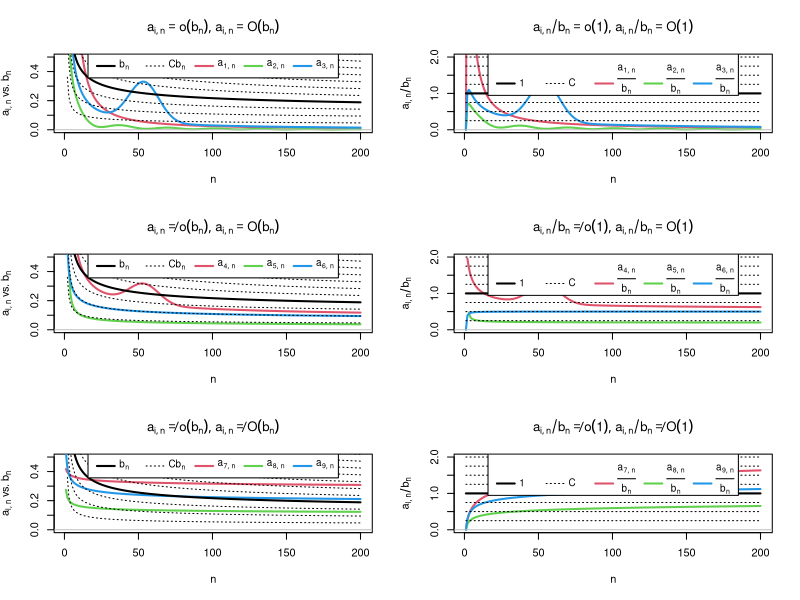
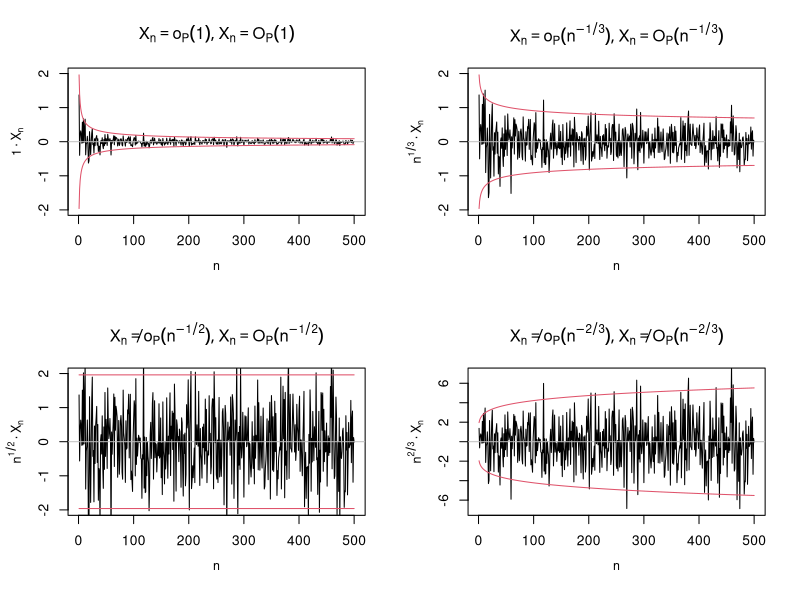

Write the R code that produced these figures, in order.

## ------------------------------------------------------------------------
## Name: 01-intro.R
## Description: Script for Chapter 1 of "Notes for Nonparametric Statistics"
## Link: https://bookdown.org/egarpor/NP-UC3M/
## License: https://creativecommons.org/licenses/by-nc-nd/4.0/
## Author: Eduardo García-Portugués
## Version: 6.5.0
## ------------------------------------------------------------------------

## ---- ohsfig, echo = FALSE, fig.cap = '(ref:ohsfig-title)', fig.margin = FALSE, purl = TRUE, fig.asp = 3/2, fig.pos = 't!'----
# Sequence bn
n <- 1:200
bn <- 1 / log(n)

# Sequences an that decrease faster than bn
a1n <- 2 / n + 50 / n^2
a2n <- (sin(0.2 * n) + 2) / n^1.25
a3n <- 3 * (1 + 5 * exp(-(n - 55.5)^2 / 200)) / n

# Sequences an that decrease at the same pace as bn
a4n <- 0.5 / log10(n) * ((n + 3) / (2 * n)) + 0.5 * a3n
a5n <- 0.25 / log2(0.5 * n)
a6n <- 1 / log(n^2 + n)

# Sequences an that decrease *slower* than bn
a7n <- 0.5 * log(5 * n + 3)^(-0.25)
a8n <- 0.25 / log(log(10 * n + 2))
a9n <- 0.5 / log(log(n^2 + 10 * n + 2))

# Plot function
bigO_plot <- function(An, ylim1 = c(0, 1), ylim2 = c(0, 3.5), kind = 1) {

  C <- c(seq(1, 0.25, by = -0.25), seq(1.25, 10, by = 0.25))
  lty <- c(1, rep(3, length(C) - 1))
  lwd <- c(2, rep(1, length(C) - 1))
  main1 <- switch(as.character(kind),
    "1" = expression(list(a[list(i, n)] == o(b[n]),
                          a[list(i, n)] == O(b[n]))),
    "2" = expression(list(a[list(i, n)] != o(b[n]),
                          a[list(i, n)] == O(b[n]))),
    "3" = expression(list(a[list(i, n)] != o(b[n]),
                          a[list(i, n)] != O(b[n]))),
  )
  main2 <- switch(as.character(kind),
    "1" = expression(list(a[list(i, n)] / b[n] == o(1),
                          a[list(i, n)] / b[n] == O(1))),
    "2" = expression(list(a[list(i, n)] / b[n] != o(1),
                          a[list(i, n)] / b[n] == O(1))),
    "3" = expression(list(a[list(i, n)] / b[n] != o(1),
                          a[list(i, n)] / b[n] != O(1))),
  )
  matplot(n, An, type = "l", col = 2:5, ylim = ylim1, lty = 1, lwd = 2,
          xlab = expression(n),
          ylab = expression(a[list(i, n)] * " vs. " * b[n]), main = main1)
  matlines(n, bn %o% C, col = 1, lwd = lwd, lty = lty)
  abline(h = 0, col = "gray")
  leg <- c(expression(b[n], C * b[n]),
           substitute(a[list(i, n)], list(i = 3 * (kind - 1) + 1)),
           substitute(a[list(i, n)], list(i = 3 * (kind - 1) + 2)),
           substitute(a[list(i, n)], list(i = 3 * (kind - 1) + 3)))
  legend("top", legend = leg, lwd = c(2, 1, rep(2, 3)),
         lty = c(1, 3, rep(1, 3)), col = c(1, 1, 2:4), horiz = TRUE,
         x.intersp = 0.5, cex = 0.9, adj = c(0, 0.35), bg = "white")
  matplot(n, An / bn, type = "l", col = 2:5, ylim = ylim2, lty = 1, lwd = 2,
          xlab = expression(n), ylab = expression(a[list(i, n)] / b[n]),
          main = main2)
  matlines(n, rep(1, length(n)) %o% C, col = 1, lty = lty, lwd = lwd)
  leg <- c(expression(1, C),
           substitute(frac(a[list(i, n)], b[n]), list(i = 3 * (kind - 1) + 1)),
           substitute(frac(a[list(i, n)], b[n]), list(i = 3 * (kind - 1) + 2)),
           substitute(frac(a[list(i, n)], b[n]), list(i = 3 * (kind - 1) + 3)))
  abline(h = 0, col = "gray")
  legend("top", legend = leg, lwd = c(2, 1, rep(2, 3)),
         lty = c(1, 3, rep(1, 3)), col = c(1, 1, 2:4), horiz = TRUE,
         x.intersp = 0.5, cex = 0.9, adj = c(0, 0.35), bg = "white")

}

# an = o(bn), an = O(bn)
par(mfrow = c(3, 2))
An <- cbind(a1n, a2n, a3n)
bigO_plot(An, ylim1 = c(0, 0.5), ylim2 = c(0, 2), kind = 1)

# an != o(bn), an = O(bn)
An <- cbind(a4n, a5n, a6n)
bigO_plot(An, ylim1 = c(0, 0.5), ylim2 = c(0, 2), kind = 2)

# an != o(bn), an != O(bn)
An <- cbind(a7n, a8n, a9n)
bigO_plot(An, ylim1 = c(0, 0.5), ylim2 = c(0, 2), kind = 3)

## ---- ohpsfig, echo = FALSE, fig.cap = '(ref:ohpsfig-title)', fig.margin = FALSE, purl = TRUE----
# Simulate sequence of random variables
set.seed(42)
n <- 1:500
Xn <- rnorm(n = length(n), mean = 0, sd = 1 / sqrt(n))
ic <- function(n, an, alpha = 0.05) {

  qnorm(1 - alpha / 2) / cbind(-sqrt(n), sqrt(n)) / an

}

# Plot function
bigOP_plot <- function(an, ylim, ylab, main) {

  plot(Xn / an, type = "l", xlab = "", ylab = "", ylim = ylim,
       main = main)
  mtext(ylab, side = 2, line = 2.5, cex = 0.75)
  mtext(expression(n), side = 1, line = 2.5, cex = 0.75)
  matlines(n, ic(n = n, an = an), col = 2, lty = 1)
  abline(h = 0, col = "gray")

}

# Xn = o_P(1), since 1 * Xn converges to 0 in probability
par(mfrow = c(2, 2))
ylim <- c(-1, 1) * 2
an <- 1
bigOP_plot(an = an, ylim = ylim, ylab = expression(1 %.% X[n]), 
           main = expression(list(X[n] == o[P](1),
                                  X[n] == O[P](1))))

# Xn = o_P(n^{-1/3}), since n^{1/3} * Xn converges to 0 in probability
an <- n^(-1/3)
bigOP_plot(an = an, ylim = ylim, ylab = expression(n^{1/3} %.% X[n]), 
           main = expression(list(X[n] == o[P](n^{-1/3}),
                                  X[n] == O[P](n^{-1/3}))))

# Xn != o_P(n^{-1/2}) since n^{1/2} * Xn does *not* converge to 0 in probability
# n^{1/2} * Xn converges to another variable that is not degenerate at 0!
# Xn = O_P(n^{-1/2}) and the rate n^{1/2} stabilizes the limit behavior of Xn
an <- n^(-1/2)
bigOP_plot(an = an, ylim = ylim, ylab = expression(n^{1/2} %.% X[n]), 
           main = expression(list(X[n] != o[P](n^{-1/2}),
                                  X[n] == O[P](n^{-1/2}))))

# Xn != o_P(n^{-2/3}) since n^{2/3} * Xn does *not* converge to 0 in probability
# Actually, n^{2/3} * Xn is diverging!
# Xn != O_P(n^{-2/3}) -> We do not stabilize at a random variable,
# n^{2/3} * Xn is unbounded in probability
an <- n^(-2/3)
ylim <- c(-7, 7)
bigOP_plot(an = an, ylim = ylim, ylab = expression(n^{2/3} %.% X[n]), 
           main = expression(list(X[n] != o[P](n^{-2/3}),
                                  X[n] != O[P](n^{-2/3}))))

